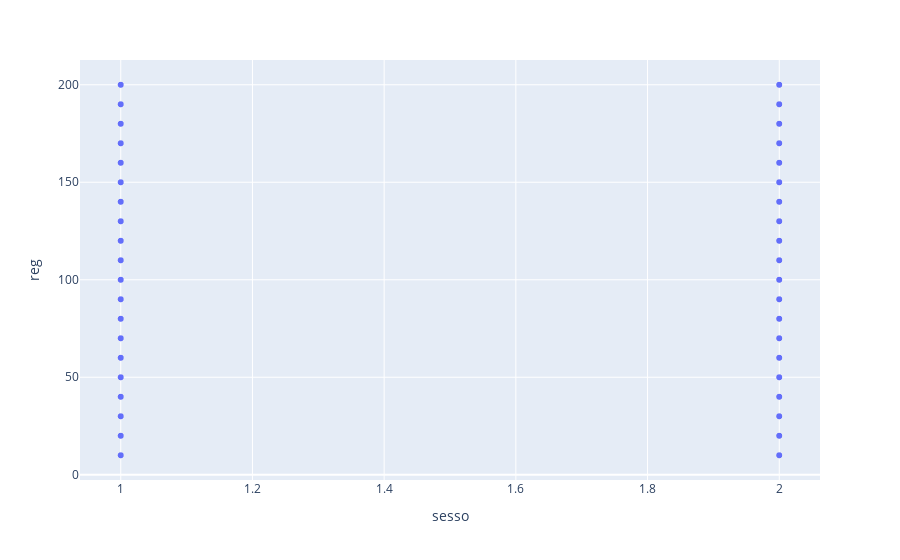

Notebook code cell kept with this figure:
### Code cell
fig = px.scatter(data, x="sesso", y="reg")
fig.show()

### Figure 1 — Plotly figure (JSON) as saved in the notebook; plotly's stock layout.template omitted (floating-point values rounded to 4 significant figures; data arrays with more than 128 entries replaced by an {"elided": "..."} marker saying what was removed)
{"data": [{"hovertemplate": "sesso=%{x}<br>reg=%{y}<extra></extra>", "legendgroup": "", "marker": {"color": "#636efa", "symbol": "circle"}, "mode": "markers", "name": "", "showlegend": false, "type": "scattergl", "x": {"elided": "37829 int values"}, "xaxis": "x", "y": {"elided": "37829 int values"}, "yaxis": "y"}], "layout": {"legend": {"tracegroupgap": 0}, "margin": {"t": 60}, "xaxis": {"anchor": "y", "domain": [0, 1], "title": {"text": "sesso"}}, "yaxis": {"anchor": "x", "domain": [0, 1], "title": {"text": "reg"}}}}
